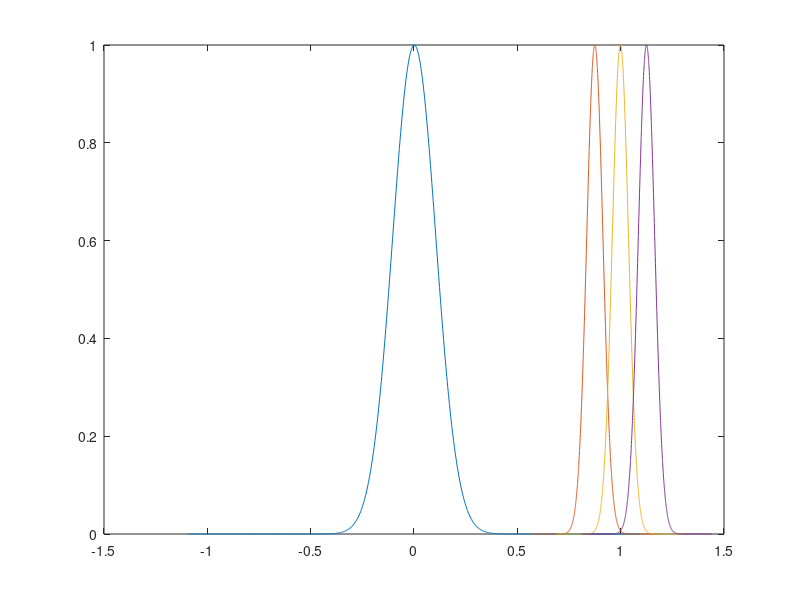

This chart was generated by the following MATLAB code:
clear all
clc

%% lebal 1

centriod = 0.001243178;
width = 0.021843921;
s = 50* width;

x = -s+centriod : width* 10^-1 : s+centriod;
y = exp( - (x - centriod).^2 / width);

%% lebal 2

centriod = 0.875;
width = 0.003093489;
s = 100* width;

x2 = -s+centriod : width* 10^-1 : s+centriod;
y2 = exp( - (x2 - centriod).^2 / width);

%% lebal 3

centriod = 0.998739552;
width = 0.003093489;
s = 100* width;

x3 = -s+centriod : width* 10^-1 : s+centriod;
y3 = exp( - (x3 - centriod).^2 / width);

%% lebal 4
centriod = 1.125;
width = 0.003156511;
s = 100* width;

x4 = -s+centriod : width* 10^-1 : s+centriod;
y4 = exp( - (x4 - centriod).^2 / width);


%%
plot(x,y,x2,y2, x3, y3, x4, y4)